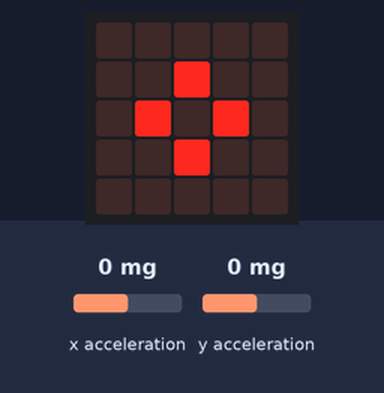
Recording of a program running on a simulated BBC micro:bit running MicroPython. Shown: the board's 5×5 LED display. Inputs (shaded band) come from the test bench; at power-on: x acceleration 0 mg, y acceleration 0 mg.

Above: at 1.2 s.
1.3 s: x acceleration set to -1440 mg
At 2.3 s:
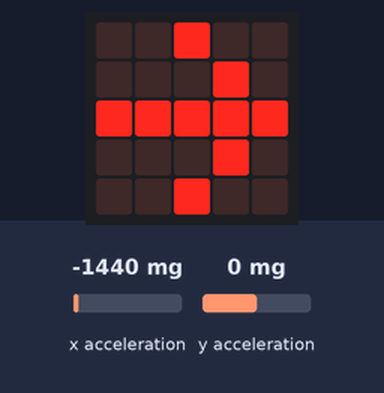
2.8 s: y acceleration set to -1440 mg
At 3.7 s:
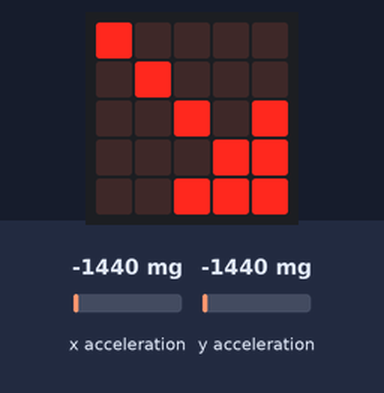
4.3 s: x acceleration set to 0 mg
At 5.2 s:
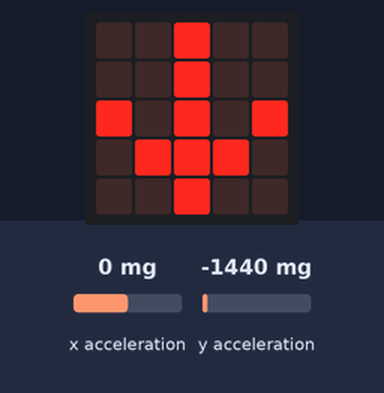
5.8 s: y acceleration set to 750 mg
At 6.6 s:
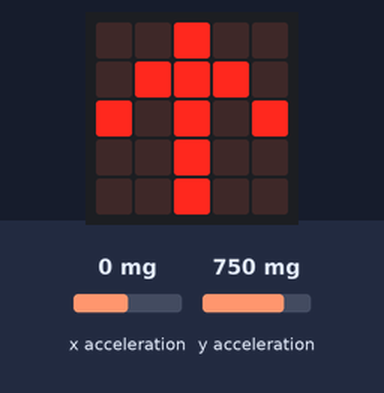
7.3 s: x acceleration set to -750 mg
At 8.1 s:
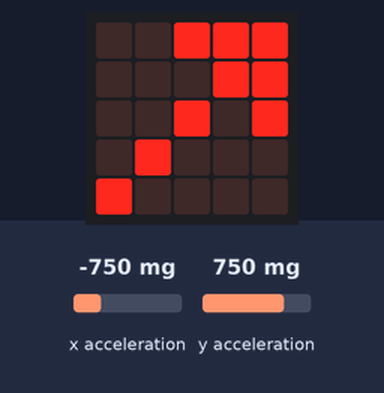
8.8 s: x acceleration set to 750 mg
At 9.5 s:
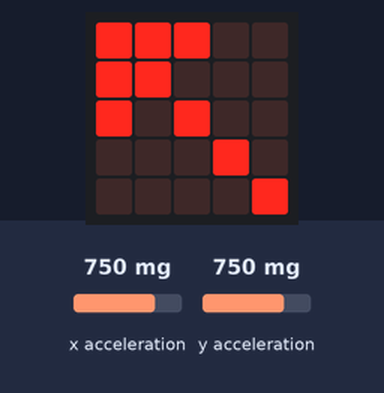
Timing chart, 0 to 11.3 s (numbered marks = the images above; inputs shaded):
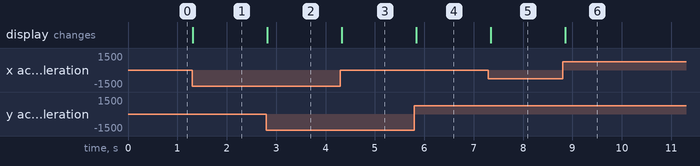

The program:

tilty.py
```python
from microbit import *

TILT = 150


def centered(n):
    return -TILT < n < TILT


def pos_tilt(n):
    return TILT <= n


def neg_tilt(n):
    return n <= -TILT


while True:
    x = accelerometer.get_x()
    y = accelerometer.get_y()
    if centered(x):
        if centered(y):
            display.show(Image.DIAMOND_SMALL)
        elif pos_tilt(y):
            display.show(Image.ARROW_N)
        elif neg_tilt(y):
            display.show(Image.ARROW_S)
    elif pos_tilt(x):
        if centered(y):
            display.show(Image.ARROW_W)
        elif pos_tilt(y):
            display.show(Image.ARROW_NW)
        elif neg_tilt(y):
            display.show(Image.ARROW_SW)
    else:
        if centered(y):
            display.show(Image.ARROW_E)
        elif pos_tilt(y):
            display.show(Image.ARROW_NE)
        elif neg_tilt(y):
            display.show(Image.ARROW_SE)
    sleep(100)
```

Measured:
- after the input at 1.3 s, the display: changes at once (image 1)
- after the input at 2.8 s, the display: changes at once (image 2)
- after the input at 4.3 s, the display: changes at once (image 3)
- after the input at 5.8 s, the display: changes at once (image 4)
- after the input at 7.3 s, the display: changes at once (image 5)
- after the input at 8.8 s, the display: changes after 0.05 s (image 6)
